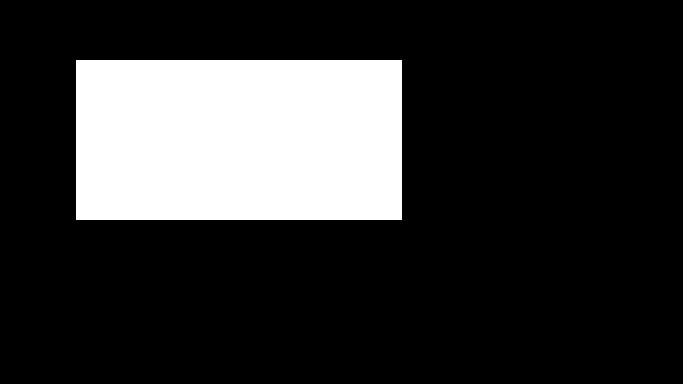
#> input picture shape.png, 683 x 384 px
$ python shapeDetector.py   (older library calls are emulated)
#> lines starting #> are read from the running program, lines starting #| are printed output that depends on the picture; after the words box and inside, x2 and y2 are one past the last pixel; in counts of white or black regions, pixels touching at a corner belong together
#!/usr/bin/env python3
# -*- coding: utf-8 -*-
"""
Created on Sat Dec 19 20:30:53 2020

@author: vefak
"""


# Import Necessary library
import cv2
import numpy as np
import matplotlib.pyplot as plt
import matplotlib.image as mpimg
import math
# Read Input image
img  = cv2.imread("./shape.png")
#> img is the input picture: shape (384, 683, 3); 19.9% white; 1 white region, box (x1, y1, x2, y2) and area: (76, 60, 402, 220) 52160
gray = cv2.cvtColor(img,cv2.COLOR_BGR2GRAY)
_, binary = cv2.threshold(gray, 150, 255, cv2.THRESH_BINARY)


_,contours, hierachy = cv2.findContours(binary, cv2.RETR_TREE , cv2.CHAIN_APPROX_SIMPLE)
#> contours = [[[76, 60], [76, 219], [401, 219], [401, 60]]]


for cnt in contours:
    epsilon = 0.01*cv2.arcLength(cnt, True)
    approx = cv2.approxPolyDP(cnt, epsilon, True)

    cv2.drawContours(img, [approx], 0, (0,0,120),-1)
#> this loop made 1 pass
#> (epsilon, approx) on pass 1: (9.68, [[76, 60], [76, 219], [401, 219], [401, 60]])
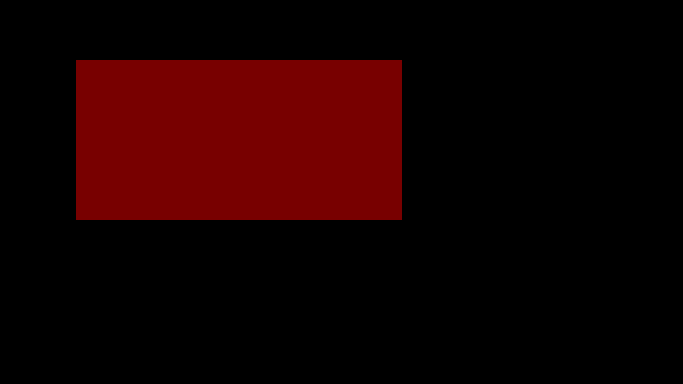
#> img: shape (384, 683, 3); 19.89% of pixels changed, all inside (x1, y1, x2, y2) = (76, 60, 402, 220)


plt.imshow(img)
cv2.imwrite("./aa.png",img)


def RDP(line, epsilon):
    startIdx = 0
    endIdx = len(line)-1
    maxDist = 0 #var to store furthest point dist
    maxId = 0 #var to store furthest point index

    for i in range(1,endIdx):
        d = perpendicular_distance(line[i], line[startIdx], line[endIdx])

        print(line[i], line[startIdx], line[endIdx], "\n")
        if d > maxDist:
            maxDist = d #overwrite max distance
            maxId = i #overwrite max index

    if maxDist > epsilon:
     l = RDP(line[startIdx:maxId+1], epsilon)
     r = RDP(line[maxId:], epsilon)
     results = np.vstack((l[:-1], r))
     return results

    else:
     results = np.vstack((line[0], line[endIdx]))
     return results


def perpendicular_distance(p, p1, p2):
    dx = p2[0] - p1[0]
    dy = p2[1] - p1[1]
    d = math.sqrt(dx * dx + dy * dy)
    return abs(p[0] * dy - p[1] * dx + p2[0] * p1[1] - p2[1] * p1[0])/d

line = np.array([(0,0),(1,0.1),(2,-0.1),(3,5),(4,6),(5,7),(6,8.1),(7,9),(8,9),(9,9)])
results  = RDP(contours[0][:,0,:], 9.68)
#> in RDP, `endIdx = len(line)-1`: endIdx = 3
#> the loop in RDP, `for i in range(1,endIdx):` made 2 passes
#> (dx in perpendicular_distance, dy in perpendicular_distance, d, maxDist) on pass 1: (325, 0, 159, 159)
#> (dx in perpendicular_distance, dy in perpendicular_distance, d) on pass 2: (325, 0, 159)
#| [ 76 219] [76 60] [401  60]
#| [401 219] [76 60] [401  60]
#> after the loop in RDP, `for i in range(1,endIdx):`: maxDist = 159; maxId = 1
#> in RDP, `l = RDP(line[startIdx:maxId+1], epsilon)`: l = [[76, 60], [76, 219]]
#> in RDP, `r = RDP(line[maxId:], epsilon)`: r = [[76, 219], [401, 219], [401, 60]]
#> in RDP, `results = np.vstack((l[:-1], r))`: results = [[76, 60], [76, 219], [401, 219], [401, 60]]
#> results = [[76, 60], [76, 219], [401, 219], [401, 60]]
results  = RDP(line,1.0)


img  = cv2.imread("./shape.png")

#img  = cv2.imread("/home/vefak/Desktop/Intenseye_CV_Task/shapes.bmp")
gray = cv2.cvtColor(img,cv2.COLOR_BGR2GRAY)
_, binary = cv2.threshold(gray, 150, 255, cv2.THRESH_BINARY)

dst = cv2.Canny(binary, 50, 200, None, 3)
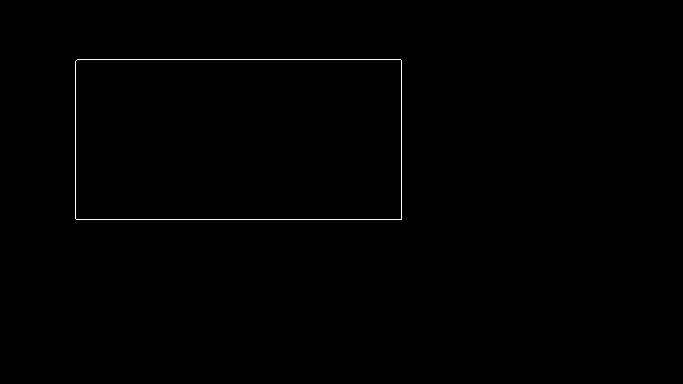
#> dst: shape (384, 683); 0.37% white in thin lines or dots, all inside (x1, y1, x2, y2) = (75, 59, 402, 220)

lines = cv2.HoughLines(dst, 1, np.pi / 10, 50, None, 0, 0)
#> lines = [[219, 1.57], [59, 1.57], [401, 0], [75, 0]]
for rho,theta in lines[:,0,:]:
    a = np.cos(theta)
    b = np.sin(theta)
    print("A= ",a)
    print("B= ",b, "\n")
    x0 = a*rho
    y0 = b*rho
    x1 = int(x0 + 1000*(-b))
    y1 = int(y0 + 1000*(a))
    x2 = int(x0 - 1000*(-b))
    y2 = int(y0 - 1000*(a))

    cv2.line(img,(x1,y1),(x2,y2),(0,0,255),2)
#> this loop made 4 passes
#> (rho, theta, a, b, x0, y0, x1, y1) on passes 1 to 4: (219, 1.57, -4.37e-08, 1, -9.57e-06, 219, -1000, 218), (59, 1.57, -4.37e-08, 1, -2.58e-06, 59, -1000, 58), (401, 0, 1, 0, 401, 0, 401, 1000), (75, 0, 1, 0, 75, 0, 75, 1000)
#| A=  -4.371139e-08
#| B=  1.0
#| A=  -4.371139e-08
#| B=  1.0
#| A=  1.0
#| B=  0.0
#| A=  1.0
#| B=  0.0
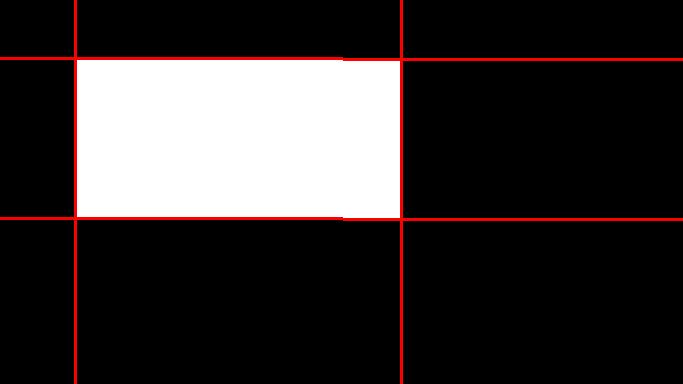
#> img: shape (384, 683, 3); 2.43% of pixels changed, all inside (x1, y1, x2, y2) = (0, 0, 683, 384)

plt.imshow(dst)
plt.imshow(img)
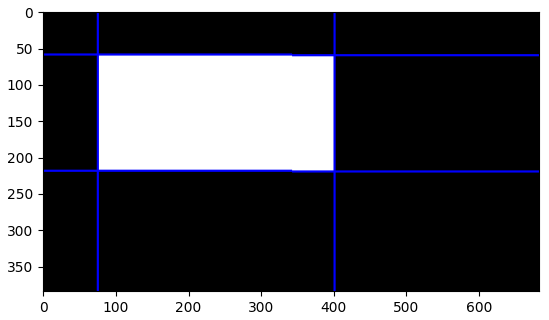
#> figure drawn by matplotlib, 1 panel; B, G, R data is drawn as R, G, B

$ run again, with Intenseye_CV_Task/shapes.bmp saved as shape.png
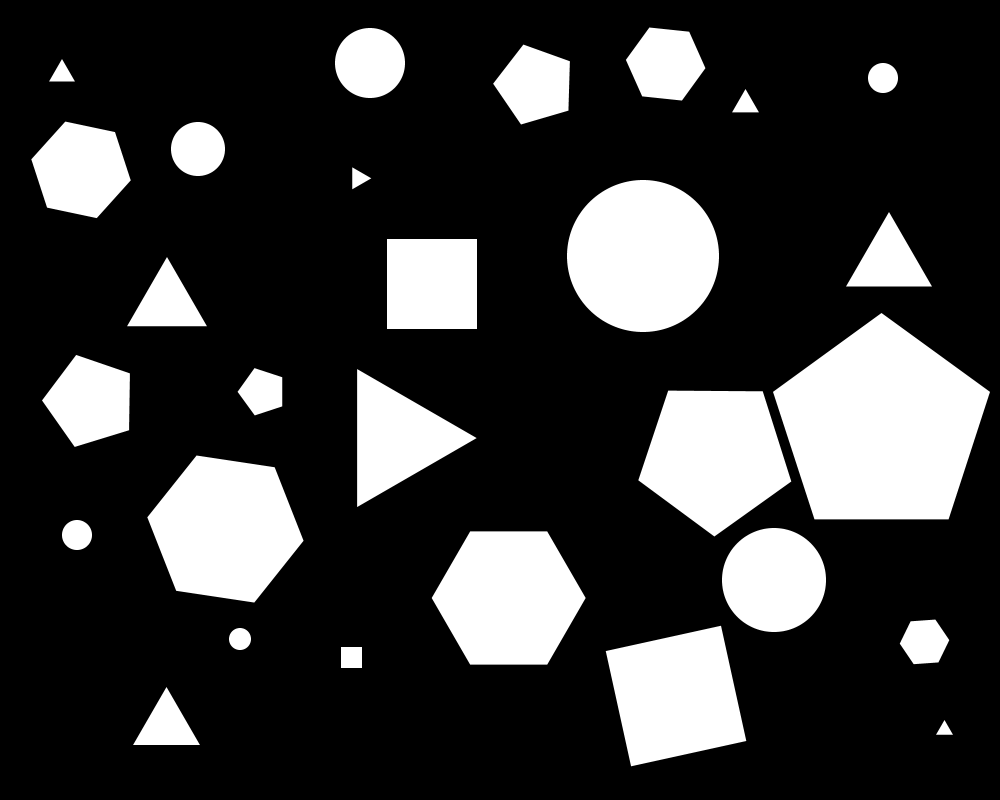
#> input picture Intenseye_CV_Task/shapes.bmp, 1000 x 800 px
#> img is the input picture: shape (800, 1000, 3); min 0, max 255, mean 56
#> binary: shape (800, 1000); 21.9% white; 28 white regions
#> contours = 28 contours; largest, box (x1, y1, x2, y2) and area: (773, 313, 990, 519) 30543, (567, 180, 719, 332) 17928, (148, 456, 303, 602) 15963, (432, 531, 585, 665) 15218, (639, 391, 791, 536) 15140
#> the loop `for cnt in contours:` made 28 passes
#> epsilon on passes 4, 6, 7, 8, 9, 10, 11, 13: 0.699, 1.53, 4.81, 3.42, 0.973, 4.96, 4.93, 1.49
#> endIdx = 22
#> the loop in RDP, `for i in range(1,endIdx):` made 21 passes
#> (d, maxDist) on passes 1 to 8: (1.41, 1.41), (2.12, 2.12), (4.95, 4.95), (5.66, 5.66), (7.07, 7.07), (7.78, 7.78), (9.19, 9.19), (9.9, 9.9)
#> (printed output is left out)
#> after the loop in RDP, `for i in range(1,endIdx):`: maxDist = 14.85; maxId = 11
#> the loop in RDP (call 2), `for i in range(1,endIdx):` made 10 passes
#> (d, maxDist) on passes 1, 3: (0.328, 0.328), (0.459, 0.459)
#> (printed output is left out)
#> l = [[944, 721], [936, 734]]
#> r = [[936, 734], [952, 734], [945, 722]]
#> in RDP, `results = np.vstack((l[:-1], r))`: results = [[944, 721], [936, 734], [952, 734], [945, 722]]
#> `dst = cv2.Canny(binary, 50, 200, None, 3)`:
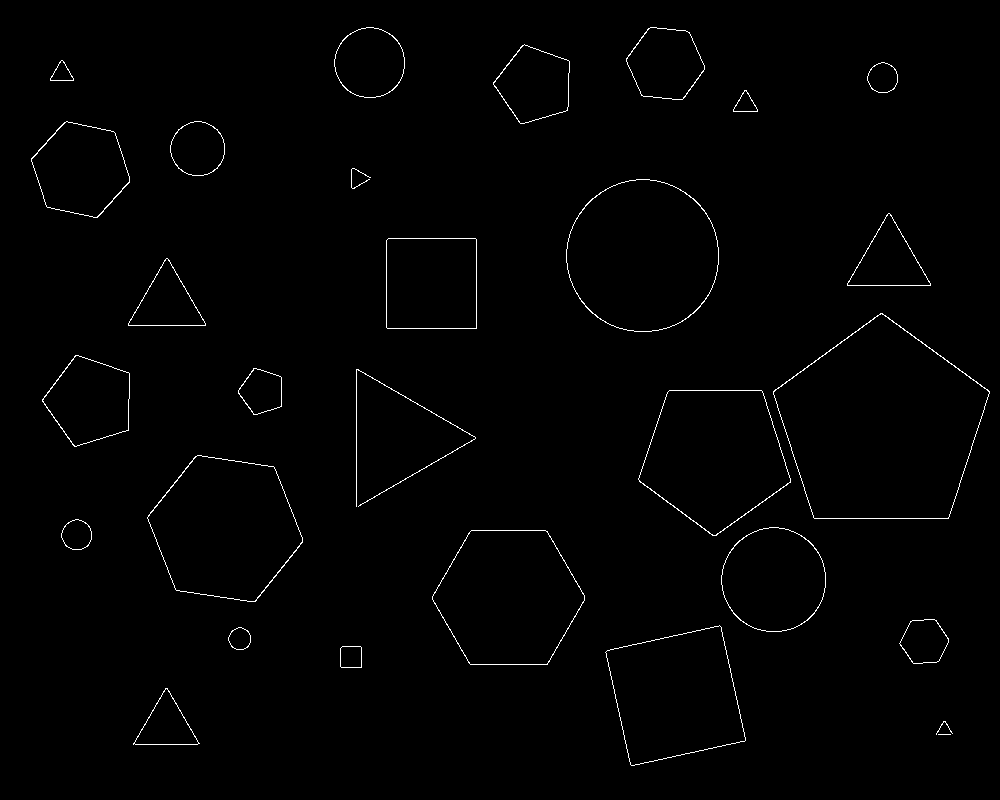
#> dst: shape (800, 1000); 0.91% white in thin lines or dots, all inside (x1, y1, x2, y2) = (31, 27, 990, 766)
#> lines = 27 rows, first 8: [356, 0], [518, 1.57], [-265, 2.2], [771, 0.942], [390, 1.57], [1062, 0.314], [328, 1.57], [386, 0]
#> the loop `for rho,theta in lines[:,0,:]:` made 27 passes
#> (rho, theta, a, b, x0, y0, x1, y1) on passes 1 to 8: (356, 0, 1, 0, 356, 0, 356, 1000), (518, 1.57, -4.37e-08, 1, -2.26e-05, 518, -1000, 517), (-265, 2.2, -0.588, 0.809, 155.8, -214.4, -653, -802), (771, 0.942, 0.588, 0.809, 453.2, 623.8, -355, 1211), (390, 1.57, -4.37e-08, 1, -1.7e-05, 390, -1000, 389), (1062, 0.314, 0.951, 0.309, 1010, 328.2, 701, 1279), (328, 1.57, -4.37e-08, 1, -1.43e-05, 328, -1000, 327), (386, 0, 1, 0, 386, 0, 386, 1000)
#> (printed output is left out)
#> `plt.imshow(img)`:
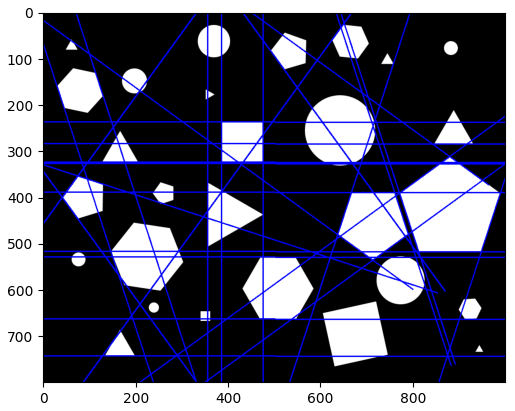
#> figure drawn by matplotlib, 1 panel; B, G, R data is drawn as R, G, B
